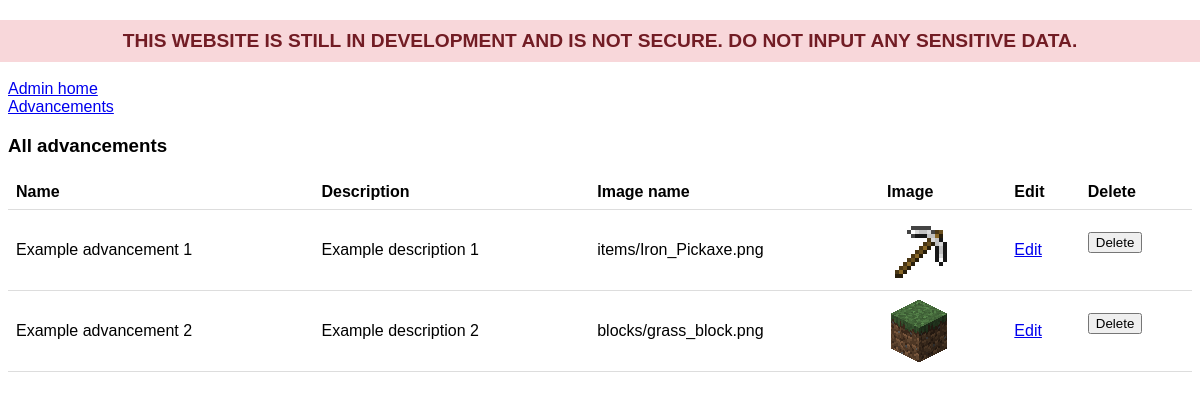
Screenshot of /admin/advancements/list with the database file from the repository.
### tables this page shows
CREATE TABLE ADVANCEMENTS (ID INTEGER PRIMARY KEY AUTOINCREMENT, name TEXT, description TEXT, image TEXT);

### main.py (the view)
@app.route("/admin/advancements/list", methods=["GET"])
def advancements_list():
    if request.args.get("error"):
        error = request.args.get("error")
    else:
        error = None
    conn = get_db_connection()
    cursor = conn.cursor()
    try:
        cursor.execute("SELECT * FROM ADVANCEMENTS ORDER BY ID")
        advancements = cursor.fetchall()
    except sqlite3.Error as error:
        advancements = []
    conn.close()
    if not advancements:
        error = "No advancements found."
    return render_template("/admin/advancements-list.html", advancements=advancements, error=error)

### main.py (called while the page is built)
def get_db_connection():
    conn = sqlite3.connect("data/database.db")
    conn.row_factory = sqlite3.Row  # Enable row factory for dict-like access
    return conn

@app.before_request
def construct_db():
    if not os.path.exists("data/database.db"):
        with open("data/database.db", "w") as db_file:
            pass  # Create an empty database file
    conn = get_db_connection()
    cursor = conn.cursor()
    cursor.execute(
        "CREATE TABLE IF NOT EXISTS USERS (ID INTEGER PRIMARY KEY AUTOINCREMENT, name TEXT, user_md5 TEXT)"
    )
    cursor.execute(
        "CREATE TABLE IF NOT EXISTS ADVANCEMENTS (ID INTEGER PRIMARY KEY AUTOINCREMENT, name TEXT, description TEXT, image TEXT)"
    )
    conn.commit()
    conn.close()

### templates/admin/advancements-list.html
<html lang="en-gb">
    {% include "admin/header.html" %}
    <body>
        <div class="content">
            <a href="/admin">Admin home</a>
            <br>
            <a href="/admin/advancements">Advancements</a>
            <br>
            <h3>All advancements</h3>
            {% if error != None %}
                <p class="error">{{ error }}</p>
            {% else %}
                <table class="db-table">
                    <tr>
                        <th>Name</th>
                        <th>Description</th>
                        <th>Image name</th>
                        <th>Image</th>
                        <th>Edit</th>
                        <th>Delete</th>
                    </tr>
                    {% for advancement in advancements %}
                        <tr>
                            <td>{{ advancement.name }}</td>
                            <td>{{ advancement.description }}</td>
                            <td>{{ advancement.image }}</td>
                            <td>
                                {% if advancement.image %}
                                    <img src="{{ url_for('static', filename='images/' + advancement.image) }}" alt="{{ advancement.name }} image" style="width: 64px; height: 64px;">
                                {% else %}
                                    No image
                                {% endif %}
                            </td>
                            <td>
                                <a href="/admin/advancements/edit/{{ advancement.id }}">Edit</a>
                            </td>
                            <td>
                                <form action="/admin/advancements/delete/{{ advancement.id }}" method="POST" onsubmit="return confirm('Are you sure you want to delete the advancement &quot;{{ advancement.name }}&quot;? This action cannot be undone.');">
                                    <input type="submit" value="Delete">
                                </form>
                            </td>
                        </tr>
                    {% endfor %}
                </table>
            {% endif %}
    </body>
</html>

### static/css/admin-styles.css (style rules this page uses)
* { font-family: 'Arial', sans-serif; }
body { margin: 0; padding: 8; padding-top: 10px; padding-top: 80px; }
.db-table { width: 100%; border-collapse: collapse; }
.db-table th, .db-table td { padding: 8px; text-align: left; border-bottom: 1px solid #ddd; }

### rows the page displays
ADVANCEMENTS: name "Example advancement 1", description "Example description 1", image "items/Iron_Pickaxe.png", image (picture)
ADVANCEMENTS: name "Example advancement 2", description "Example description 2", image "blocks/grass_block.png", image (picture)
